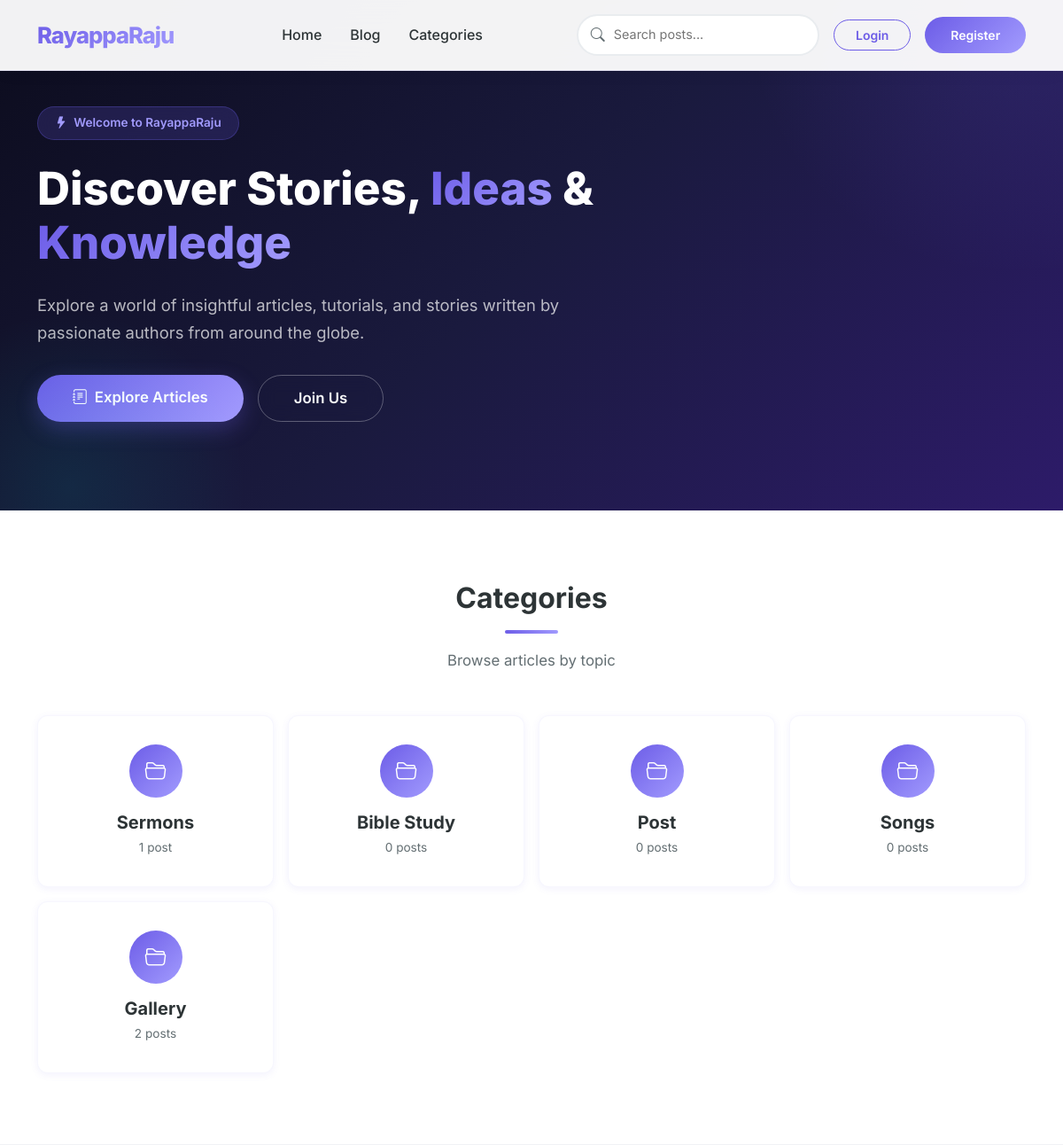
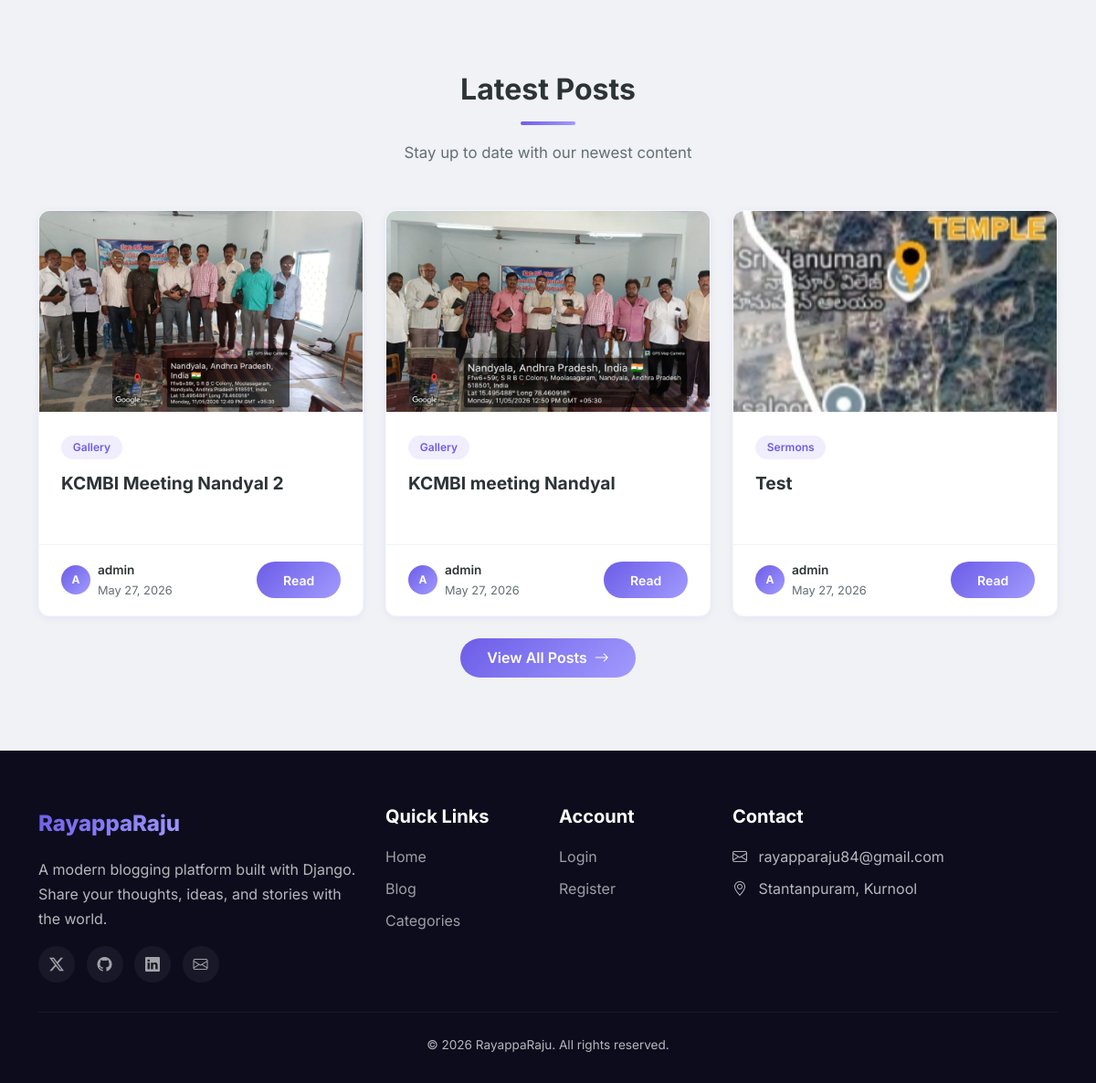
The page / on the database its author committed (2 pictures, top to bottom).
### blog/models.py (models this page shows, shortened)
class Category(models.Model):
    name = models.CharField(max_length=100, unique=True)
    slug = models.SlugField(max_length=100, unique=True, blank=True)
    class Meta:
        verbose_name_plural = 'Categories'

class Post(models.Model):
    STATUS_CHOICES = [
        ('draft', 'Draft'),
        ('published', 'Published'),
    ]
    title = models.CharField(max_length=200)
    slug = models.SlugField(max_length=200, unique=True, blank=True)
    author = models.ForeignKey('auth.User', on_delete=models.CASCADE, related_name='posts')
    category = models.ForeignKey(Category, on_delete=models.SET_NULL, null=True, related_name='posts')
    thumbnail = models.ImageField(upload_to='thumbnails/', blank=True, null=True)
    excerpt = models.TextField(max_length=500, blank=True)
    content = models.TextField()
    tags = models.ManyToManyField(Tag, related_name='posts', blank=True)
    status = models.CharField(max_length=10, choices=STATUS_CHOICES, default='draft')
    featured = models.BooleanField(default=False)
    created_at = models.DateTimeField(auto_now_add=True)
    updated_at = models.DateTimeField(auto_now=True)
    class Meta:
        ordering = ['-created_at']
    def get_absolute_url(self):
        return reverse('blog_detail', args=[self.slug])

### blog/views.py (the view)
# urls.py: path('', views.home, name='home'),
def home(request):
    featured_posts = Post.objects.filter(status='published', featured=True)[:3]
    latest_posts = Post.objects.filter(status='published')[:6]
    categories = Category.objects.all()
    context = {
        'featured_posts': featured_posts,
        'latest_posts': latest_posts,
        'categories': categories,
    }
    return render(request, 'home.html', context)

### templates/home.html (shortened to what this page needs)
{% extends 'base.html' %}
{% load static %}
{% block content %}
<section class="hero-section">
  <div class="container">
    <div class="row align-items-center">
      <div class="col-lg-7">
        <span class="hero-badge"><i class="bi bi-lightning-fill me-1"></i> Welcome to RayappaRaju</span>
        <h1>Discover Stories, <span>Ideas</span> &amp; <span>Knowledge</span></h1>
        <p>Explore a world of insightful articles, tutorials, and stories written by passionate authors from around the globe.</p>
        <div class="d-flex gap-3 flex-wrap">
          <a href="{% url 'blog_list' %}" class="btn btn-primary"><i class="bi bi-journal-text me-2"></i>Explore Articles</a>
          {% if not user.is_authenticated %}
          <a href="{% url 'register' %}" class="btn btn-outline-light">Join Us</a>
          {% endif %}
        </div>
      </div>
    </div>
  </div>
</section>
{% if categories %}
<section style="background: white;">
  <div class="container">
    <div class="section-header">
      <h2>Categories</h2>
      <div class="header-line"></div>
      <p>Browse articles by topic</p>
    </div>
    <div class="row g-3">
      {% for cat in categories %}
      <div class="col-lg-3 col-md-4 col-6">
        <a href="{% url 'blog_list' %}?category={{ cat.slug }}" class="category-card">
          <div class="category-icon"><i class="bi bi-folder2-open"></i></div>
          <h5>{{ cat.name }}</h5>
          <div class="post-count">{{ cat.posts.count }} post{{ cat.posts.count|pluralize }}</div>
        </a>
      </div>
      {% endfor %}
    </div>
  </div>
</section>
{% endif %}
{% if latest_posts %}
<section>
  <div class="container">
    <div class="section-header">
      <h2>Latest Posts</h2>
      <div class="header-line"></div>
      <p>Stay up to date with our newest content</p>
    </div>
    <div class="row g-4">
      {% for post in latest_posts %}
      <div class="col-lg-4 col-md-6">
        <div class="blog-card">
          <div class="card-img-wrapper">
            {% if post.thumbnail %}
            <img src="{{ post.thumbnail.url }}" alt="{{ post.title }}">
            {% else %}
            <div class="card-img-placeholder"><i class="bi bi-image"></i></div>
            {% endif %}
          </div>
          <div class="card-body">
            {% if post.category %}
            <a href="{% url 'blog_list' %}?category={{ post.category.slug }}" class="category-badge">{{ post.category.name }}</a>
            {% endif %}
            <h5 class="card-title"><a href="{{ post.get_absolute_url }}">{{ post.title }}</a></h5>
          </div>
          <div class="card-footer">
            <div class="author-info">
              <div class="author-avatar">{{ post.author.username|first|upper }}</div>
              <div>
                <div class="author-name">{{ post.author.get_full_name|default:post.author.username }}</div>
                <div class="post-date">{{ post.created_at|date:"M d, Y" }}</div>
              </div>
            </div>
            <a href="{{ post.get_absolute_url }}" class="btn btn-gradient btn-sm">Read</a>
          </div>
        </div>
      </div>
      {% endfor %}
    </div>
    <div class="text-center mt-4">
      <a href="{% url 'blog_list' %}" class="btn btn-gradient">View All Posts <i class="bi bi-arrow-right ms-1"></i></a>
    </div>
  </div>
</section>
{% endif %}
{% endblock %}

### templates/base.html (shortened to what this page needs)
<!DOCTYPE html>
{% load static %}
<html lang="en">
<head>
  <link href="https://cdn.jsdelivr.net/npm/bootstrap@5.3.2/dist/css/bootstrap.min.css" rel="stylesheet">
  <link rel="stylesheet" href="https://cdn.jsdelivr.net/npm/bootstrap-icons@1.11.2/font/bootstrap-icons.css">
  <link rel="stylesheet" href="{% static 'css/style.css' %}">
</head>
<body>
  <nav class="navbar navbar-expand-lg fixed-top">
    <div class="container">
      <a class="navbar-brand" href="{% url 'home' %}">RayappaRaju</a>
      <div class="collapse navbar-collapse" id="navbarNav">
        <ul class="navbar-nav mx-auto">
          <li class="nav-item"><a class="nav-link" href="{% url 'home' %}">Home</a></li>
          <li class="nav-item"><a class="nav-link" href="{% url 'blog_list' %}">Blog</a></li>
          <li class="nav-item"><a class="nav-link" href="{% url 'blog_list' %}">Categories</a></li>
        </ul>
        <div class="d-flex align-items-center gap-3">
          <form class="search-box" action="{% url 'search' %}" method="GET">
            <i class="bi bi-search search-icon"></i>
            <input type="text" name="q" placeholder="Search posts..." value="{{ query|default:'' }}">
          </form>
          {% if user.is_authenticated %}
          <div class="dropdown">
            <button class="btn btn-outline-primary dropdown-toggle" type="button" data-bs-toggle="dropdown">
              <i class="bi bi-person-circle"></i> {{ user.username }}
            </button>
            <ul class="dropdown-menu dropdown-menu-end">
              <li><a class="dropdown-item" href="{% url 'profile' %}"><i class="bi bi-person"></i> Profile</a></li>
              {% if user.is_staff %}
              <li><a class="dropdown-item" href="{% url 'dashboard_home' %}"><i class="bi bi-speedometer2"></i> Dashboard</a></li>
              {% endif %}
              <li><hr class="dropdown-divider"></li>
              <li><a class="dropdown-item" href="{% url 'logout' %}"><i class="bi bi-box-arrow-right"></i> Logout</a></li>
            </ul>
          </div>
          {% else %}
          <a href="{% url 'login' %}" class="btn btn-outline-primary btn-sm">Login</a>
          <a href="{% url 'register' %}" class="btn btn-gradient btn-sm">Register</a>
          {% endif %}
        </div>
      </div>
    </div>
  </nav>
  {% block content %}{% endblock %}
  <footer class="footer">
    <div class="container">
      <div class="row g-4">
        <div class="col-lg-4">
          <a href="{% url 'home' %}" class="footer-brand">RayappaRaju</a>
          <p>A modern blogging platform built with Django. Share your thoughts, ideas, and stories with the world.</p>
          <div class="social-links mt-3">
            <a href="#"><i class="bi bi-twitter-x"></i></a>
            <a href="#"><i class="bi bi-github"></i></a>
            <a href="#"><i class="bi bi-linkedin"></i></a>
            <a href="#"><i class="bi bi-envelope"></i></a>
          </div>
        </div>
        <div class="col-lg-2 col-md-4">
          <h5>Quick Links</h5>
          <ul class="list-unstyled">
            <li class="mb-2"><a href="{% url 'home' %}">Home</a></li>
            <li class="mb-2"><a href="{% url 'blog_list' %}">Blog</a></li>
            <li class="mb-2"><a href="{% url 'blog_list' %}">Categories</a></li>
          </ul>
        </div>
        <div class="col-lg-2 col-md-4">
          <h5>Account</h5>
          <ul class="list-unstyled">
            {% if user.is_authenticated %}
            <li class="mb-2"><a href="{% url 'profile' %}">Profile</a></li>
            <li class="mb-2"><a href="{% url 'logout' %}">Logout</a></li>
            {% else %}
            <li class="mb-2"><a href="{% url 'login' %}">Login</a></li>
            <li class="mb-2"><a href="{% url 'register' %}">Register</a></li>
            {% endif %}
          </ul>
        </div>
        <div class="col-lg-4 col-md-4">
          <h5>Contact</h5>
          <ul class="list-unstyled">
            <li class="mb-2"><i class="bi bi-envelope me-2"></i> rayapparaju84@gmail.com</li>
            <li class="mb-2"><i class="bi bi-geo-alt me-2"></i> Stantanpuram, Kurnool</li>
          </ul>
        </div>
      </div>
      <div class="footer-bottom">
        <p class="mb-0">&copy; {% now "Y" %} RayappaRaju. All rights reserved.</p>
      </div>
    </div>
  </footer>
</body>
</html>

### rows shown on the page
Category: name "Sermons", posts.count "1"
Category: name "Bible Study", posts.count "0"
Category: name "Post", posts.count "0"
Category: name "Songs", posts.count "0"
Category: name "Gallery", posts.count "2"
Post: thumbnail (picture), category.name "Gallery", title "KCMBI Meeting Nandyal 2", author.username|first "A", author.get_full_name "admin", created_at "May 27, 2026"
Post: thumbnail (picture), category.name "Gallery", title "KCMBI meeting Nandyal", author.username|first "A", author.get_full_name "admin", created_at "May 27, 2026"
Post: thumbnail (picture), category.name "Sermons", title "Test", author.username|first "A", author.get_full_name "admin", created_at "May 27, 2026"
